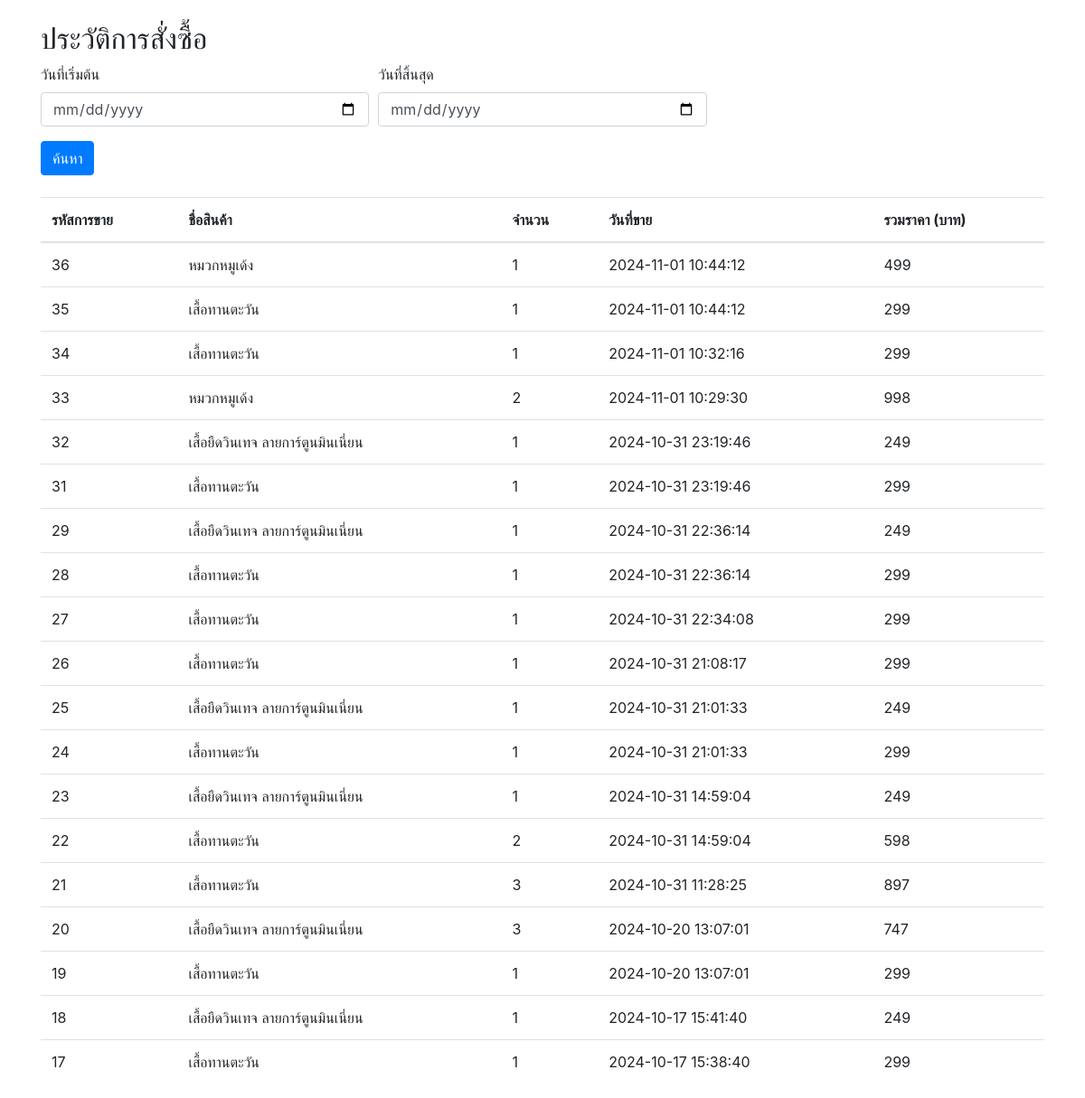
Screenshot of /oder_history.php with the database file from the repository.
### tables this page shows
CREATE TABLE `tbl_sales` (
  `sale_id` int(11) NOT NULL,
  `product_id` int(11) NOT NULL,
  `quantity` int(11) NOT NULL,
  `slip` varchar(250) NOT NULL,
  `status` varchar(20) NOT NULL,
  `sale_date` datetime DEFAULT current_timestamp(),
  `member_id` int(11) NOT NULL,
  `total_price` double NOT NULL,
  `order_id` int(100) NOT NULL
);

CREATE TABLE `tbl_product` (
  `p_id` int(11) NOT NULL,
  `p_name` varchar(200) NOT NULL,
  `type_id` int(11) NOT NULL,
  `p_detail` text NOT NULL,
  `p_img` varchar(200) NOT NULL,
  `p_price` int(11) NOT NULL,
  `p_qty` int(100) NOT NULL,
  `p_unit` varchar(100) NOT NULL,
  `p_view` int(10) NOT NULL,
  `datesave` timestamp NOT NULL DEFAULT current_timestamp()
);

### oder_history.php (the view, shortened to what this page needs)
<?php
include("backend/con_db.php");
$start_date = isset($_POST['start_date']) ? $_POST['start_date'] : '';
$end_date = isset($_POST['end_date']) ? $_POST['end_date'] : '';
$date_condition = "";
$sql = "SELECT s.sale_id, p.p_name, s.quantity, s.sale_date, p.p_price
        FROM tbl_sales AS s
        INNER JOIN tbl_product AS p ON s.product_id = p.p_id
        $date_condition
        ORDER BY s.sale_date DESC";
$result = mysqli_query($conn, $sql);
?>
<!DOCTYPE html>
<html lang="th">
<head>
    <link rel="stylesheet" href="https://stackpath.bootstrapcdn.com/bootstrap/4.5.2/css/bootstrap.min.css">
</head>
<body>
<div class="container">
    <h2 class="mt-4">ประวัติการสั่งซื้อ</h2>
    <form method="POST" action="">
        <div class="form-row">
            <div class="form-group col-md-4">
                <label for="start_date">วันที่เริ่มต้น</label>
                <input type="date" class="form-control" id="start_date" name="start_date" value="<?php echo $start_date; ?>">
            </div>
            <div class="form-group col-md-4">
                <label for="end_date">วันที่สิ้นสุด</label>
                <input type="date" class="form-control" id="end_date" name="end_date" value="<?php echo $end_date; ?>">
            </div>
        </div>
        <button type="submit" class="btn btn-primary">ค้นหา</button>
    </form>
    <table class="table mt-4">
        <thead>
            <tr>
                <th>รหัสการขาย</th>
                <th>ชื่อสินค้า</th>
                <th>จำนวน</th>
                <th>วันที่ขาย</th>
                <th>รวมราคา (บาท)</th>
            </tr>
        </thead>
        <tbody>
            <?php while ($row = mysqli_fetch_assoc($result)): ?>
                <tr>
                    <td><?php echo $row['sale_id']; ?></td>
                    <td><?php echo $row['p_name']; ?></td>
                    <td><?php echo $row['quantity']; ?></td>
                    <td><?php echo date('Y-m-d H:i:s', strtotime($row['sale_date'])); ?></td>
                    <td><?php echo $row['p_price'] * $row['quantity']; ?></td>
                </tr>
            <?php endwhile; ?>
        </tbody>
    </table>
</div>
</body>
</html>

### rows the page displays
tbl_sales: sale_id "36", product.p_name "หมวกหมูเด้ง", quantity "1", sale_date "2024-11-01 10:44:12", $row['p_price']*$row['quantity'] "499"
tbl_sales: sale_id "35", product.p_name "เสื้อทานตะวัน", quantity "1", sale_date "2024-11-01 10:44:12", $row['p_price']*$row['quantity'] "299"
tbl_sales: sale_id "34", product.p_name "เสื้อทานตะวัน", quantity "1", sale_date "2024-11-01 10:32:16", $row['p_price']*$row['quantity'] "299"
tbl_sales: sale_id "33", product.p_name "หมวกหมูเด้ง", quantity "2", sale_date "2024-11-01 10:29:30", $row['p_price'] * $row['quantity'] "998"
tbl_sales: sale_id "32", product.p_name "เสื้อยืดวินเทจ ลายการ์ตูนมินเนี่ยน", quantity "1", sale_date "2024-10-31 23:19:46", $row['p_price']*$row['quantity'] "249"
tbl_sales: sale_id "31", product.p_name "เสื้อทานตะวัน", quantity "1", sale_date "2024-10-31 23:19:46", $row['p_price']*$row['quantity'] "299"
tbl_sales: sale_id "29", product.p_name "เสื้อยืดวินเทจ ลายการ์ตูนมินเนี่ยน", quantity "1", sale_date "2024-10-31 22:36:14", $row['p_price']*$row['quantity'] "249"
tbl_sales: sale_id "28", product.p_name "เสื้อทานตะวัน", quantity "1", sale_date "2024-10-31 22:36:14", $row['p_price']*$row['quantity'] "299"
tbl_sales: sale_id "27", product.p_name "เสื้อทานตะวัน", quantity "1", sale_date "2024-10-31 22:34:08", $row['p_price']*$row['quantity'] "299"
tbl_sales: sale_id "26", product.p_name "เสื้อทานตะวัน", quantity "1", sale_date "2024-10-31 21:08:17", $row['p_price']*$row['quantity'] "299"
tbl_sales: sale_id "25", product.p_name "เสื้อยืดวินเทจ ลายการ์ตูนมินเนี่ยน", quantity "1", sale_date "2024-10-31 21:01:33", $row['p_price']*$row['quantity'] "249"
tbl_sales: sale_id "24", product.p_name "เสื้อทานตะวัน", quantity "1", sale_date "2024-10-31 21:01:33", $row['p_price']*$row['quantity'] "299"
tbl_sales: sale_id "23", product.p_name "เสื้อยืดวินเทจ ลายการ์ตูนมินเนี่ยน", quantity "1", sale_date "2024-10-31 14:59:04", $row['p_price']*$row['quantity'] "249"
tbl_sales: sale_id "22", product.p_name "เสื้อทานตะวัน", quantity "2", sale_date "2024-10-31 14:59:04", $row['p_price'] * $row['quantity'] "598"
tbl_sales: sale_id "21", product.p_name "เสื้อทานตะวัน", quantity "3", sale_date "2024-10-31 11:28:25", $row['p_price'] * $row['quantity'] "897"
tbl_sales: sale_id "20", product.p_name "เสื้อยืดวินเทจ ลายการ์ตูนมินเนี่ยน", quantity "3", sale_date "2024-10-20 13:07:01", $row['p_price'] * $row['quantity'] "747"
tbl_sales: sale_id "19", product.p_name "เสื้อทานตะวัน", quantity "1", sale_date "2024-10-20 13:07:01", $row['p_price']*$row['quantity'] "299"
tbl_sales: sale_id "18", product.p_name "เสื้อยืดวินเทจ ลายการ์ตูนมินเนี่ยน", quantity "1", sale_date "2024-10-17 15:41:40", $row['p_price']*$row['quantity'] "249"
tbl_sales: sale_id "17", product.p_name "เสื้อทานตะวัน", quantity "1", sale_date "2024-10-17 15:38:40", $row['p_price']*$row['quantity'] "299"
